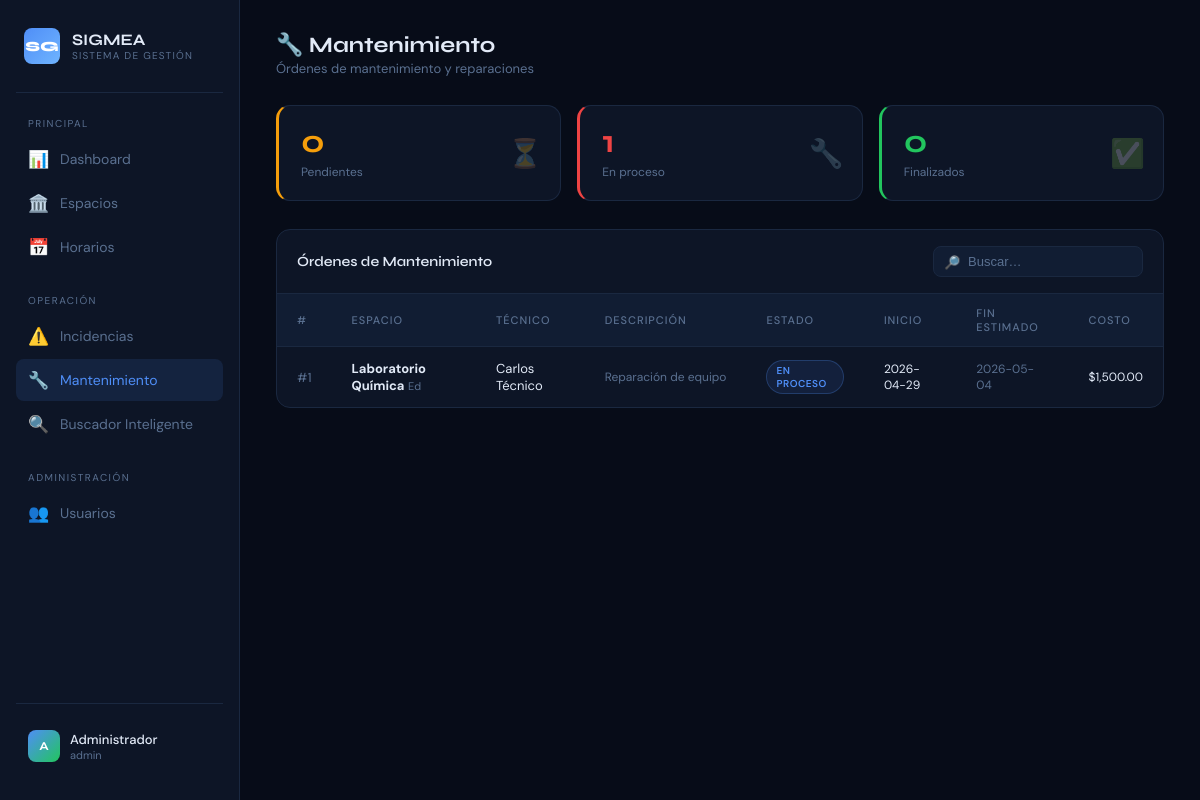
Screenshot of /mantenimiento.php with the database file from the repository.
### tables this page shows
CREATE TABLE `mantenimiento` (
  `id` int(10) UNSIGNED NOT NULL,
  `espacio_id` int(10) UNSIGNED NOT NULL,
  `incidencia_id` int(10) UNSIGNED DEFAULT NULL,
  `tecnico_responsable` varchar(120) NOT NULL,
  `descripcion` text NOT NULL,
  `fecha_inicio` date NOT NULL,
  `fecha_estimada_fin` date DEFAULT NULL,
  `costo` decimal(10,2) DEFAULT NULL,
  `estado` enum('pendiente','en_proceso','finalizado') NOT NULL DEFAULT 'pendiente',
  `created_at` timestamp NOT NULL DEFAULT current_timestamp(),
  `updated_at` timestamp NOT NULL DEFAULT current_timestamp() ON UPDATE current_timestamp()
);

CREATE TABLE `espacios` (
  `id` int(10) UNSIGNED NOT NULL,
  `nombre` varchar(30) NOT NULL,
  `tipo` enum('salon','laboratorio','computo','usos_multiples') NOT NULL,
  `capacidad` smallint(5) UNSIGNED NOT NULL,
  `edificio` char(2) NOT NULL,
  `piso` tinyint(3) UNSIGNED NOT NULL DEFAULT 1,
  `equipamiento` longtext NOT NULL DEFAULT '[]' CHECK (json_valid(`equipamiento`)),
  `estado` enum('disponible','mantenimiento') NOT NULL DEFAULT 'disponible',
  `created_at` timestamp NOT NULL DEFAULT current_timestamp(),
  `updated_at` timestamp NOT NULL DEFAULT current_timestamp() ON UPDATE current_timestamp()
);

### mantenimiento.php (the view, shortened to what this page needs)
<?php
$dbHost = 'localhost'; $dbPort = '3308'; $dbName = 'sigmea';
$dbUser = 'root';      $dbPass = '';
$ordenes = []; $kpi = ['pendiente'=>0,'en_proceso'=>0,'finalizado'=>0]; $dbError = null;
try {
    $pdo = new PDO("mysql:host=$dbHost;port=$dbPort;dbname=$dbName;charset=utf8mb4", $dbUser, $dbPass, [
        PDO::ATTR_ERRMODE => PDO::ERRMODE_EXCEPTION,
        PDO::ATTR_DEFAULT_FETCH_MODE => PDO::FETCH_ASSOC,
    ]);
    $ordenes = $pdo->query('
        SELECT m.id, m.tecnico_responsable, m.descripcion, m.estado,
               m.fecha_inicio, m.fecha_estimada_fin, m.costo,
               DATE_FORMAT(m.created_at,"%d/%m/%Y") AS creado,
               e.nombre AS espacio_nombre, e.edificio,
               i.tipo AS incid_tipo, i.prioridad AS incid_prioridad
        FROM mantenimiento m
        JOIN espacios e ON e.id = m.espacio_id
        LEFT JOIN incidencias i ON i.id = m.incidencia_id
        ORDER BY FIELD(m.estado,"en_proceso","pendiente","finalizado"), m.fecha_inicio DESC
    ')->fetchAll();
    foreach ($ordenes as $o) { if (isset($kpi[$o['estado']])) $kpi[$o['estado']]++; }
} catch (PDOException $e) { $dbError = $e->getMessage(); }
?>
<!DOCTYPE html>
<html lang="es">
<head>
</head>
<body>
<aside class="sidebar">
    <div class="brand">
        <div class="brand-icon">SG</div>
        <div><div class="brand-name">SIGMEA</div><div class="brand-sub">Sistema de Gestión</div></div>
    </div>
    <nav class="nav-section">
        <div class="nav-label">Principal</div>
        <a class="nav-item" href="dashboard.php"><span class="ico">📊</span> Dashboard</a>
        <a class="nav-item" href="espacios.php"><span class="ico">🏛️</span> Espacios</a>
        <a class="nav-item" href="horarios.php"><span class="ico">📅</span> Horarios</a>
    </nav>
    <nav class="nav-section">
        <div class="nav-label">Operación</div>
        <a class="nav-item" href="incidencias.php"><span class="ico">⚠️</span> Incidencias</a>
        <a class="nav-item active" href="mantenimiento.php"><span class="ico">🔧</span> Mantenimiento</a>
        <a class="nav-item" href="buscador.php"><span class="ico">🔍</span> Buscador Inteligente</a>
    </nav>
    <nav class="nav-section">
        <div class="nav-label">Administración</div>
        <a class="nav-item" href="usuarios.php"><span class="ico">👥</span> Usuarios</a>
    </nav>
    <div class="sidebar-footer">
        <div class="user-chip">
            <div class="avatar">A</div>
            <div><div style="font-size:13px;font-weight:500">Administrador</div><div style="font-size:11px;color:var(--muted)">admin</div></div>
        </div>
    </div>
</aside>
<main class="main">
    <div class="topbar">
        <div>
            <h1 class="page-title">🔧 Mantenimiento</h1>
            <p class="page-sub">Órdenes de mantenimiento y reparaciones</p>
        </div>
    </div>
    <div class="kpi-row">
        <div class="kpi yellow"><div class="kpi-val"><?= $kpi['pendiente'] ?></div><div class="kpi-lbl">Pendientes</div><div class="kpi-icon">⏳</div></div>
        <div class="kpi red"><div class="kpi-val"><?= $kpi['en_proceso'] ?></div><div class="kpi-lbl">En proceso</div><div class="kpi-icon">🔧</div></div>
        <div class="kpi green"><div class="kpi-val"><?= $kpi['finalizado'] ?></div><div class="kpi-lbl">Finalizados</div><div class="kpi-icon">✅</div></div>
    </div>
    <div class="table-wrap">
        <div class="table-header">
            <span class="table-title">Órdenes de Mantenimiento</span>
            <div class="search-box">
                <span class="search-ico">🔎</span>
                <input type="text" id="searchInput" placeholder="Buscar…" oninput="filterTable(this.value)">
            </div>
        </div>
        <table id="mainTable">
            <thead>
                <tr><th>#</th><th>Espacio</th><th>Técnico</th><th>Descripción</th><th>Estado</th><th>Inicio</th><th>Fin estimado</th><th>Costo</th></tr>
            </thead>
            <tbody>
            <?php if (empty($ordenes)): ?>
            <tr><td colspan="8"><div class="empty-state"><div class="ico">✅</div><p>No hay órdenes de mantenimiento.</p></div></td></tr>
            <?php else: ?>
            <?php foreach ($ordenes as $o): ?>
            <tr>
                <td style="color:var(--muted)">#<?= $o['id'] ?></td>
                <td><strong><?= htmlspecialchars($o['espacio_nombre']) ?></strong> <span style="color:var(--muted);font-size:11px"><?= $o['edificio'] ?></span></td>
                <td><?= htmlspecialchars($o['tecnico_responsable']) ?></td>
                <td class="desc-cell" title="<?= htmlspecialchars($o['descripcion']) ?>"><?= htmlspecialchars($o['descripcion']) ?></td>
                <td><span class="badge <?= $o['estado'] ?>"><?= ucfirst(str_replace('_',' ',$o['estado'])) ?></span></td>
                <td style="font-size:12px"><?= $o['fecha_inicio'] ?></td>
                <td style="font-size:12px;color:var(--muted)"><?= $o['fecha_estimada_fin'] ?? '—' ?></td>
                <td style="font-size:12px"><?= $o['costo'] ? '$'.number_format($o['costo'],2) : '<span style="color:var(--muted)">—</span>' ?></td>
            </tr>
            <?php endforeach; ?>
            <?php endif; ?>
            </tbody>
        </table>
    </div>
</main>
</body>
</html>

### rows the page displays
mantenimiento: id "1", espacio.nombre "Laboratorio Química", espacio.edificio "Ed", tecnico_responsable "Carlos Técnico", descripcion "Reparación de equipo", estado "EN PROCESO", fecha_inicio "2026-04-29", fecha_estimada_fin "2026-05-04", costo "1,500.00"

### other values shown
$kpi['pendiente'] "0"
$kpi['en_proceso'] "1"
$kpi['finalizado'] "0"
